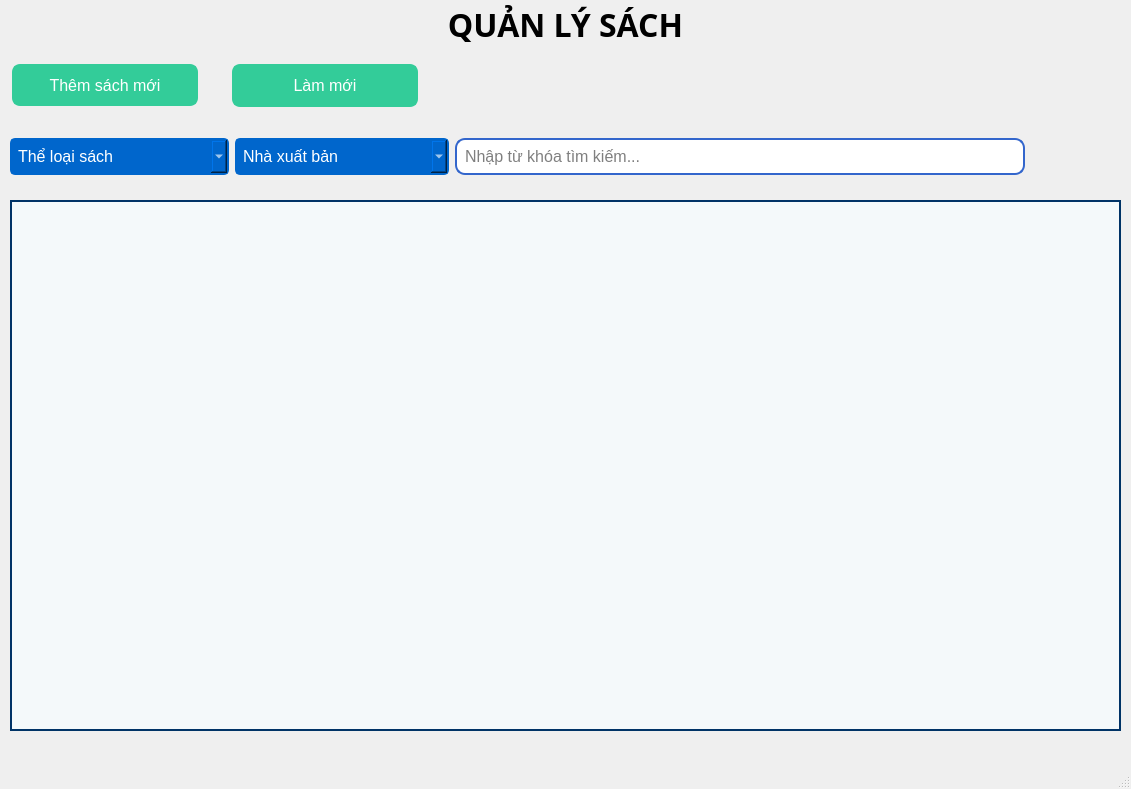
<?xml version="1.0" encoding="UTF-8"?>
<ui version="4.0">
 <class>qlsach</class>
 <widget class="QMainWindow" name="qlsach">
  <property name="geometry">
   <rect>
    <x>0</x>
    <y>0</y>
    <width>1131</width>
    <height>789</height>
   </rect>
  </property>
  <property name="windowTitle">
   <string>MainWindow</string>
  </property>
  <property name="windowIcon">
   <iconset resource="../new_resource.qrc">
    <normaloff>:/newPrefix/icons/1.png</normaloff>:/newPrefix/icons/1.png</iconset>
  </property>
  <property name="styleSheet">
   <string notr="true">QComboBox{
 			padding: 6px; 
            border: 2px solid #0066CC; 
            border-radius: 5px;  
            font-size: 16px;
            background-color: #0066CC; 
            color: white; 
        }
QComboBox:focus {
            border: 2px solid #003366;  
        }
QLineEdit#txtTimKiemSach {
    padding: 6px;  /* Khoảng cách giữa văn bản và biên của QLineEdit */
    border: 2px solid #3366CC;  /* Bo viền màu xanh lá cây */
    border-radius: 10px;  /* Bo góc cho QLineEdit */
    font-size: 16px;  /* Kích thước phông chữ */
}

QLineEdit#txtTimKiemSach:focus {
    border: 2px solid #45a049;  /* Màu viền khi QLineEdit được chọn */
}
QPushButton#btnThemSach {
    background-color: #33CC99;
    border: 2px solid #33CC99;  
    color: white;  
    padding: 10px 24px; 
    text-align: center;  
    text-decoration: none; 
    font-size: 16px;
    margin: 4px 2px; 
    border-radius: 8px;
}

QPushButton#btnLamMoi {
    background-color: #33CC99;
    border: 2px solid #33CC99;  
    color: white;  
    padding: 10px 24px; 
    text-align: center;  
    text-decoration: none; 
    font-size: 16px;
    margin: 4px 2px; 
    border-radius: 8px;
}

QPushButton#btnThemSach:hover {
    background-color: #33CC66; 
	border: 2px solid #33CC66; 
}
QPushButton#btnLamMoi:hover {
    background-color: #33CC66; 
	border: 2px solid #33CC66; 
}

QHeaderView::section {
                background-color: #003366; 
                border: 1px solid #d3d3d3; 
                padding: 4px; 
                font-weight: bold;  
                color: white;           
 }
QTableWidget{
alternate-background-color: #B0EDFB;
background-color: #F4F9FA;
border: 2px solid #003366;
}
QTableWidget::item {
 border: 1px solid #003366;
}
QTableWidget::item:selected {
                background-color: yellow;
                color: black;
 }
</string>
  </property>
  <widget class="QWidget" name="centralwidget">
   <widget class="QWidget" name="verticalLayoutWidget">
    <property name="geometry">
     <rect>
      <x>0</x>
      <y>0</y>
      <width>1131</width>
      <height>49</height>
     </rect>
    </property>
    <layout class="QVBoxLayout" name="verticalLayout">
     <item>
      <widget class="QLabel" name="label">
       <property name="font">
        <font>
         <family>Bahnschrift</family>
         <pointsize>24</pointsize>
         <weight>75</weight>
         <bold>true</bold>
        </font>
       </property>
       <property name="styleSheet">
        <string notr="true"/>
       </property>
       <property name="text">
        <string>QUẢN LÝ SÁCH</string>
       </property>
       <property name="alignment">
        <set>Qt::AlignCenter</set>
       </property>
      </widget>
     </item>
    </layout>
   </widget>
   <widget class="QPushButton" name="btnThemSach">
    <property name="geometry">
     <rect>
      <x>10</x>
      <y>60</y>
      <width>190</width>
      <height>50</height>
     </rect>
    </property>
    <property name="font">
     <font>
      <pointsize>-1</pointsize>
      <underline>false</underline>
      <strikeout>false</strikeout>
     </font>
    </property>
    <property name="text">
     <string>Thêm sách mới</string>
    </property>
    <property name="icon">
     <iconset resource="../new_resource.qrc">
      <normaloff>:/newPrefix/icons/addBook.png</normaloff>:/newPrefix/icons/addBook.png</iconset>
    </property>
   </widget>
   <widget class="QPushButton" name="btnLamMoi">
    <property name="geometry">
     <rect>
      <x>230</x>
      <y>60</y>
      <width>190</width>
      <height>51</height>
     </rect>
    </property>
    <property name="minimumSize">
     <size>
      <width>170</width>
      <height>51</height>
     </size>
    </property>
    <property name="maximumSize">
     <size>
      <width>190</width>
      <height>37</height>
     </size>
    </property>
    <property name="font">
     <font>
      <pointsize>-1</pointsize>
      <underline>false</underline>
      <strikeout>false</strikeout>
     </font>
    </property>
    <property name="text">
     <string>Làm mới</string>
    </property>
    <property name="icon">
     <iconset resource="../new_resource.qrc">
      <normaloff>:/newPrefix/icons/updateLS.png</normaloff>:/newPrefix/icons/updateLS.png</iconset>
    </property>
   </widget>
   <widget class="QWidget" name="layoutWidget">
    <property name="geometry">
     <rect>
      <x>10</x>
      <y>130</y>
      <width>1071</width>
      <height>53</height>
     </rect>
    </property>
    <layout class="QHBoxLayout" name="horizontalLayout">
     <item>
      <widget class="QComboBox" name="cbbTimKiemTheLoaiSach">
       <property name="font">
        <font>
         <pointsize>-1</pointsize>
        </font>
       </property>
       <property name="autoFillBackground">
        <bool>false</bool>
       </property>
       <property name="styleSheet">
        <string notr="true"/>
       </property>
       <property name="editable">
        <bool>false</bool>
       </property>
       <property name="iconSize">
        <size>
         <width>16</width>
         <height>16</height>
        </size>
       </property>
       <item>
        <property name="text">
         <string>Thể loại sách</string>
        </property>
       </item>
       <item>
        <property name="text">
         <string>Sách thiếu nhi</string>
        </property>
       </item>
       <item>
        <property name="text">
         <string>Sách tâm lý, tình cảm</string>
        </property>
       </item>
       <item>
        <property name="text">
         <string>Sách tôn giáo</string>
        </property>
       </item>
       <item>
        <property name="text">
         <string>Sách văn hoá xã hội</string>
        </property>
       </item>
       <item>
        <property name="text">
         <string>Sách lịch sử</string>
        </property>
       </item>
       <item>
        <property name="text">
         <string>Sách văn học viễn tưởng</string>
        </property>
       </item>
       <item>
        <property name="text">
         <string>Sách tiểu sử, tự truyện</string>
        </property>
       </item>
       <item>
        <property name="text">
         <string>Sách kinh dị, bí ẩn</string>
        </property>
       </item>
       <item>
        <property name="text">
         <string>Sách khoa học công nghệ</string>
        </property>
       </item>
       <item>
        <property name="text">
         <string>Sách truyền cảm hứng</string>
        </property>
       </item>
      </widget>
     </item>
     <item>
      <widget class="QComboBox" name="cbbTimKiemNXB">
       <property name="minimumSize">
        <size>
         <width>214</width>
         <height>0</height>
        </size>
       </property>
       <property name="maximumSize">
        <size>
         <width>214</width>
         <height>16777215</height>
        </size>
       </property>
       <property name="font">
        <font>
         <pointsize>-1</pointsize>
        </font>
       </property>
       <property name="autoFillBackground">
        <bool>false</bool>
       </property>
       <property name="styleSheet">
        <string notr="true"/>
       </property>
       <property name="currentText">
        <string>Nhà xuất bản</string>
       </property>
       <property name="duplicatesEnabled">
        <bool>false</bool>
       </property>
       <item>
        <property name="text">
         <string>Nhà xuất bản</string>
        </property>
       </item>
       <item>
        <property name="text">
         <string>Nhà xuất bản giáo dục Việt Nam</string>
        </property>
       </item>
       <item>
        <property name="text">
         <string>Nhà xuất bản Trẻ</string>
        </property>
       </item>
       <item>
        <property name="text">
         <string>Nhà xuất bản Kim Đồng</string>
        </property>
       </item>
       <item>
        <property name="text">
         <string>Nhà xuất bản chính trị quốc gia sự thật</string>
        </property>
       </item>
       <item>
        <property name="text">
         <string>Nhà xuất bản Tư pháp</string>
        </property>
       </item>
       <item>
        <property name="text">
         <string>Nhà xuất bản Hội Nhà văn</string>
        </property>
       </item>
       <item>
        <property name="text">
         <string>Nhà xuất bản lao động</string>
        </property>
       </item>
      </widget>
     </item>
     <item>
      <widget class="QLineEdit" name="txtTimKiemSach">
       <property name="font">
        <font>
         <pointsize>-1</pointsize>
        </font>
       </property>
       <property name="styleSheet">
        <string notr="true"/>
       </property>
       <property name="placeholderText">
        <string>Nhập từ khóa tìm kiếm...</string>
       </property>
      </widget>
     </item>
     <item>
      <widget class="QPushButton" name="btnTimKiemSach">
       <property name="minimumSize">
        <size>
         <width>50</width>
         <height>0</height>
        </size>
       </property>
       <property name="maximumSize">
        <size>
         <width>50</width>
         <height>50</height>
        </size>
       </property>
       <property name="font">
        <font>
         <family>Bahnschrift</family>
         <pointsize>10</pointsize>
        </font>
       </property>
       <property name="styleSheet">
        <string notr="true">border:none;</string>
       </property>
       <property name="text">
        <string/>
       </property>
       <property name="icon">
        <iconset resource="../new_resource.qrc">
         <normaloff>:/newPrefix/icons/searchLS.png</normaloff>:/newPrefix/icons/searchLS.png</iconset>
       </property>
       <property name="iconSize">
        <size>
         <width>25</width>
         <height>25</height>
        </size>
       </property>
      </widget>
     </item>
    </layout>
   </widget>
   <widget class="QTableWidget" name="tableSach">
    <property name="geometry">
     <rect>
      <x>10</x>
      <y>200</y>
      <width>1111</width>
      <height>531</height>
     </rect>
    </property>
   </widget>
  </widget>
  <widget class="QMenuBar" name="menubar">
   <property name="geometry">
    <rect>
     <x>0</x>
     <y>0</y>
     <width>1131</width>
     <height>21</height>
    </rect>
   </property>
  </widget>
  <widget class="QStatusBar" name="statusbar"/>
 </widget>
 <resources>
  <include location="../new_resource.qrc"/>
 </resources>
 <connections/>
</ui>
